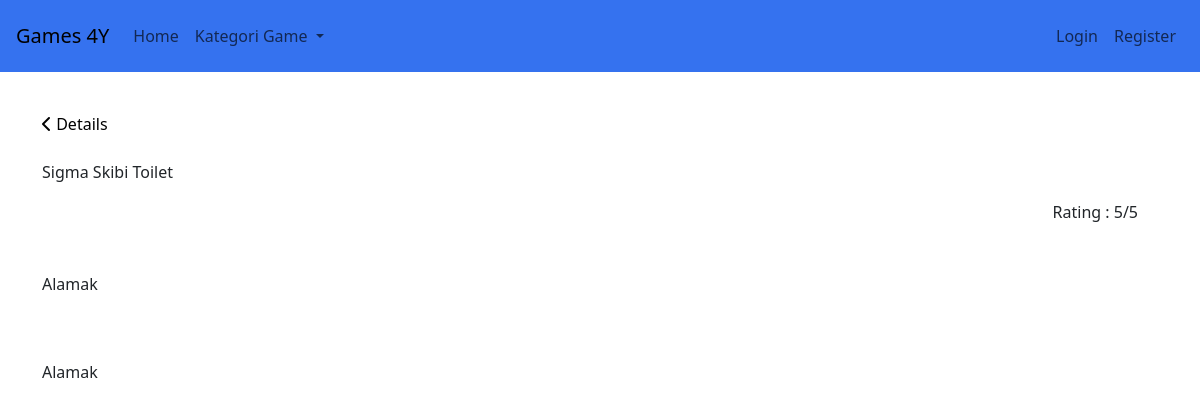
Page /ui/detail.php?gameID=7 on the committed database.
### tables this page shows
CREATE TABLE `game` (
  `gameID` int(11) NOT NULL,
  `genreID` int(11) DEFAULT NULL,
  `platformID` int(11) DEFAULT NULL,
  `nama` varchar(255) NOT NULL,
  `deskripsi` varchar(1000) DEFAULT 'Wutdehel',
  `rating` int(1) DEFAULT 0,
  `komentar` varchar(5000) DEFAULT NULL
);

### ui/detail.php (the view, shortened to what this page needs)
<?php
include '../db/koneksi.php';
$game = isset($_GET['gameID']) ? $_GET['gameID'] : '1';
$query_game = "SELECT game.gameID as id, game.platformID as platID,
                      game.nama as nama, game.deskripsi, genre.nama as genre,
                      game.komentar, game.rating
               FROM game
               JOIN genre ON game.genreID = genre.genreID
               JOIN platform ON game.platformID = platform.id
               AND game.gameID = ?";
$stmt_game = $conn->prepare($query_game);
$stmt_game->bind_param('s', $game);
$stmt_game->execute();
$result_game = $stmt_game->get_result();
$row_game = mysqli_fetch_assoc($result_game);
?>
<!DOCTYPE html>
<html>
<head>
    <link rel="stylesheet" href="../css/detail.css">
</head>
<body>
    <?php
    include 'navbar.php';
    ?>
    <div class="container mt-5 pt-5">
        <div class="row mt-3">
            <div class="col">
                <a href="game.php" class="riz"><i class="fa-solid fa-chevron-left"></i> Details</a>
            </div>
        </div>
        <div class="row mt-4">
            <div class="col">
                <p class="title">
                    <?php echo $row_game['nama'];?>
                </p>
            </div>
        </div>
        <div class="row top-0 me-2">
            <div class="col top-0 right">
                Rating : <?php echo $row_game['rating'];?>/5
            </div>
        </div>
        <div class="row mt-5">
            <p><?php
            echo $row_game['deskripsi'];
            ?>
            </p>
        </div>
        <div class="row mt-5">
            <p><?php
            echo $row_game['komentar'];
            ?>
            </p>
        </div>
    </div>
</body>
</html>

### css/detail.css (style rules this page uses)
html, body { overflow-x: hidden; }
body { min-height: 100vh; display: grid; }
.riz { color: black; text-decoration: none; }
.right { text-align: right; }

### rows in the picture
game: nama "Sigma Skibi Toilet", rating "5", deskripsi "Alamak", komentar "Alamak"
